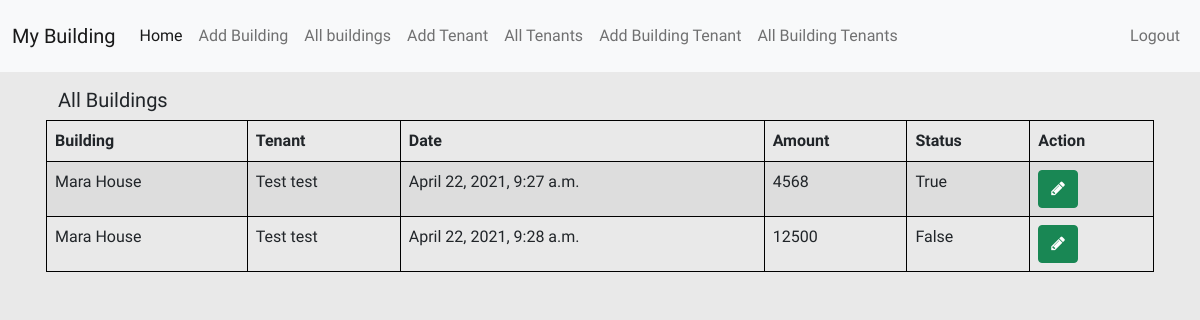
/building_tenants/ (signed in), run on the app's committed database.
### rental/models.py (models this page shows, shortened)
class BuildingTenant(models.Model):
    building =  models.ForeignKey(Building, on_delete=models.CASCADE)
    tenant = models.ForeignKey(Tenant, on_delete=models.CASCADE)
    check_in_date = models.DateTimeField(auto_now_add=True)
    contract_amount =  models.IntegerField(blank=True)
    status = models.BooleanField(null = False)

class Building(models.Model):
    name = models.CharField(max_length = 255, blank = False)
    location  = models.CharField(max_length =255, blank=False)
    owner = models.CharField(max_length = 255, blank=False)
    units_count = models.CharField(max_length = 255, blank=False)
    def __str__(self):
        return self.name

class Tenant(models.Model):
    name = models.CharField(max_length=255, blank=False)
    email = models.EmailField(max_length = 255, blank=False, unique=True)
    phone = PhoneField(blank=True, help_text='Contact phone number')
    next_of_kin =  models.CharField(max_length=255, blank=False)
    def __str__(self):
        return self.name

### rental/views.py (the view)
# urls.py: path('building_tenants/', views.buildnig_tenants_view, name='btenants'),
def buildnig_tenants_view(request):
    building_tenants = BuildingTenant.objects.all()
    if building_tenants:
        if request.method == 'GET':
            return render(request, 'rentals/buildingTenant.html',
                          {'building_tenants': building_tenants}
                          )
        if request.method == 'POST':
            return HttpResponse("Method not allowed")
    return render(request, 'rentals/index.html',
                  {'messages': "No building_tenants found"}
                  )

### rental/templates/rentals/buildingTenant.html (shortened to what this page needs)
{% extends 'rentals/layout.html' %}
{% block body-content %}
<div class="container">
    <div class="row all p-3">
        <table style="border: 1px Solid black!important;" class="table table-bordered table-striped">
        <thead>
            <tr>
                <h5>All Buildings</h5>
            </tr>
        </thead>
            <thead>
                <tr>
                    <th>Building</th>
                    <th>Tenant</th>
                    <th>Date</th>
                    <th>Amount </th>
                    <th>Status </th>
                    <th>Action</th>
                </tr>
            </thead>
            <tbody>
                {% for b_tenant in building_tenants %}
                <tr>
                    <td>
                        {{b_tenant.building}}
                    </td>
                    <td>
                        {{b_tenant.tenant}}
                    </td>
                    <td>
                        {{b_tenant.check_in_date}}
                    </td>
                     <td>
                        {{b_tenant.contract_amount}}
                    </td>
                    <td>
                        {{b_tenant.status}}
                    </td>
                    <td>
                        <a class="btn btn-success" href="{% url 'update_building_tenant' b_tenant.id%} "><i class="fa fa-pencil"></i></a>
                    </td>
                </tr>
                {% endfor %}
            </tbody>
        </table>
    </div>
</div>
{% endblock body-content %}

### rental/static/rentals/main.css (style rules this page uses)
body { background-color: rgb(233, 233, 233)!important; box-sizing: border-box; overflow-x: hidden; font-family: 'Assistant', sans-serif; }

### data on the page
BuildingTenant: building "Mara House", tenant "Test test", check_in_date "April 22, 2021, 9:27 a.m.", contract_amount "4568", status "True"
BuildingTenant: building "Mara House", tenant "Test test", check_in_date "April 22, 2021, 9:28 a.m.", contract_amount "12500", status "False"
